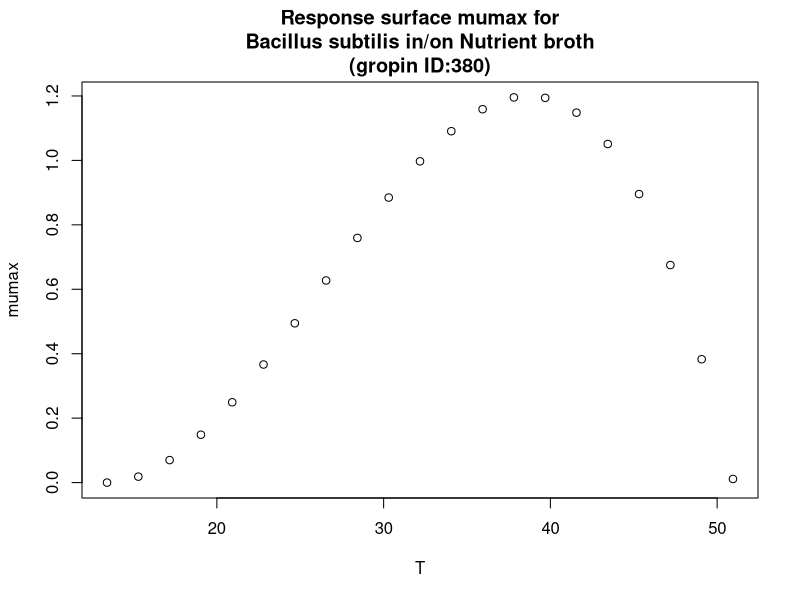

Reproduce this figure in R.
#############################
# start of Parameter script
#############################
T <- seq(13.4134,50.949050949051,length.out=21)
#############################
# end of Parameter script
#############################
############################# 
# start of Model script Gropin ID 380 
#############################
 
# constant coefficients for this model
 
variables <- data.frame(T)
argumentsPar <- expand.grid(variables)
 
# heart of the model
response_surface <- function(T) {
   mumax <-(1.2*(T-51)*((T-13.4)^2))/((38.7-13.4)*((38.7-13.4)*(T-38.7)-(38.7-51)*(38.7+13.4-2*T)))

return(mumax=mumax)
} 

# output parameters
responseSurface <- cbind(argumentsPar,response_surface(argumentsPar['T']))
colnames(responseSurface) <- c(colnames(argumentsPar),'mumax')
#############################
# End of Model script
#############################
############################# 
# start of Visualisation script Gropin ID 380 
#############################
plot(T,responseSurface$'mumax',xlab='T',
                          ylab='mumax',main='Response surface mumax for
Bacillus subtilis in/on Nutrient broth
(gropin ID:380)')
#############################
# End of Visualisation script
#############################
